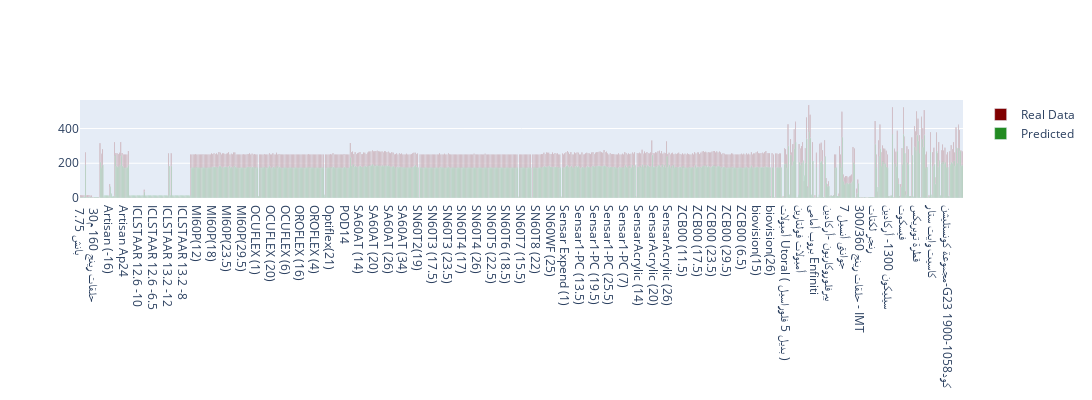

The notebook cell saved with this chart:
### Code cell
vis(tw[0])

### Figure 1 — Plotly figure (JSON) as saved in the notebook; plotly's stock layout.template omitted (floating-point values rounded to 4 significant figures; data arrays with more than 128 entries replaced by an {"elided": "..."} marker saying what was removed)
{"data": [{"marker": {"color": "#800000"}, "name": "Real Data", "type": "bar", "x": {"elided": "720 str values"}, "y": {"elided": "720 int values"}}, {"marker": {"color": "#228B22"}, "name": "Predicted", "type": "bar", "x": {"elided": "720 str values"}, "y": {"elided": "720 int values"}}], "layout": {"barmode": "group", "height": 400, "width": 1200}}
